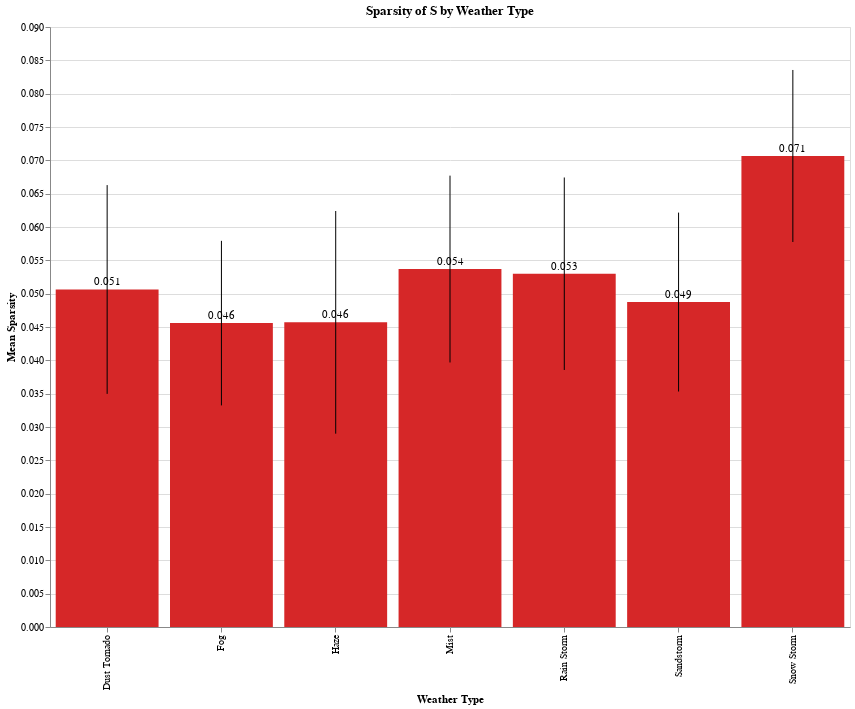

Source (notebook cell):
### Code cell
# Bar chart
chart_sparsity = (
    alt.Chart(df_stats)
    .mark_bar(color="#d62728")
    .encode(
        x=alt.X("weather_label:N", title="Weather Type"),
        y=alt.Y("mean_sparsity_S:Q", title="Mean Sparsity"),
        tooltip=["weather_label", "mean_sparsity_S", "std_sparsity_S"]
    )
)

# Error bars
error_sparsity = (
    alt.Chart(df_stats)
    .mark_errorbar()
    .encode(
        x=alt.X("weather_label:N", title="Weather Type"),
        y=alt.Y("mean_sparsity_S:Q", title="Mean Sparsity"),
        yError="std_sparsity_S:Q"
    )
)

# Labels above bars
sparsity_labels = (
    alt.Chart(df_stats)
    .mark_text(
        align='center',
        baseline='bottom',
        dy=-2  # Move text slightly above the bar
    )
    .encode(
        x=alt.X("weather_label:N", title="Weather Type"),
        y=alt.Y("mean_sparsity_S:Q", title="Mean Sparsity"),
        text=alt.Text("mean_sparsity_S:Q", format=".3f")
    )
)

(chart_sparsity + error_sparsity + sparsity_labels).properties(
    width=800,
    height=600,
    title="Sparsity of S by Weather Type"
)

### Figure 1 — Vega-Lite specification as saved in the notebook (floating-point values rounded to 4 significant figures)
{"config": {"view": {"continuousWidth": 300, "continuousHeight": 300}}, "layer": [{"mark": {"type": "bar", "color": "#d62728"}, "encoding": {"tooltip": [{"field": "weather_label", "type": "nominal"}, {"field": "mean_sparsity_S", "type": "quantitative"}, {"field": "std_sparsity_S", "type": "quantitative"}], "x": {"field": "weather_label", "title": "Weather Type", "type": "nominal"}, "y": {"field": "mean_sparsity_S", "title": "Mean Sparsity", "type": "quantitative"}}}, {"mark": {"type": "errorbar"}, "encoding": {"x": {"field": "weather_label", "title": "Weather Type", "type": "nominal"}, "y": {"field": "mean_sparsity_S", "title": "Mean Sparsity", "type": "quantitative"}, "yError": {"field": "std_sparsity_S"}}}, {"mark": {"type": "text", "align": "center", "baseline": "bottom", "dy": -2}, "encoding": {"text": {"field": "mean_sparsity_S", "format": ".3f", "type": "quantitative"}, "x": {"field": "weather_label", "title": "Weather Type", "type": "nominal"}, "y": {"field": "mean_sparsity_S", "title": "Mean Sparsity", "type": "quantitative"}}}], "data": {"name": "data-618dbbf69a3876cf9074729314e76939"}, "height": 600, "title": "Sparsity of S by Weather Type", "width": 800, "$schema": "https://vega.github.io/schema/vega-lite/v5.20.1.json", "datasets": {"data-618dbbf69a3876cf9074729314e76939": [{"weather": "dusttornado", "mean_rank_L": 10.83, "std_rank_L": 4.947, "mean_energy_S": 0.0008549, "std_energy_S": 0.0001184, "mean_sparsity_S": 0.05063, "std_sparsity_S": 0.01566, "mean_error": 4.998e-05, "std_error": 1.877e-05, "weather_label": "Dust Tornado"}, {"weather": "foggy", "mean_rank_L": 9.096, "std_rank_L": 5.357, "mean_energy_S": 0.0008381, "std_energy_S": 9.903e-05, "mean_sparsity_S": 0.04558, "std_sparsity_S": 0.01234, "mean_error": 5.064e-05, "std_error": 1.788e-05, "weather_label": "Fog"}, {"weather": "haze", "mean_rank_L": 10.89, "std_rank_L": 7.342, "mean_energy_S": 0.000915, "std_energy_S": 0.0002042, "mean_sparsity_S": 0.0457, "std_sparsity_S": 0.0167, "mean_error": 4.987e-05, "std_error": 1.83e-05, "weather_label": "Haze"}, {"weather": "mist", "mean_rank_L": 11.13, "std_rank_L": 7.47, "mean_energy_S": 0.0008316, "std_energy_S": 0.0001019, "mean_sparsity_S": 0.05369, "std_sparsity_S": 0.01401, "mean_error": 5.244e-05, "std_error": 2.22e-05, "weather_label": "Mist"}, {"weather": "rain_storm", "mean_rank_L": 21.29, "std_rank_L": 11.57, "mean_energy_S": 0.000932, "std_energy_S": 0.0001371, "mean_sparsity_S": 0.05299, "std_sparsity_S": 0.01444, "mean_error": 3.026e-05, "std_error": 1.817e-05, "weather_label": "Rain Storm"}, {"weather": "sand_storm", "mean_rank_L": 11.29, "std_rank_L": 6.424, "mean_energy_S": 0.0008283, "std_energy_S": 9.33e-05, "mean_sparsity_S": 0.04874, "std_sparsity_S": 0.01342, "mean_error": 4.805e-05, "std_error": 1.81e-05, "weather_label": "Sandstorm"}, {"weather": "snow_storm", "mean_rank_L": 26.99, "std_rank_L": 11.27, "mean_energy_S": 0.0008502, "std_energy_S": 6.496e-05, "mean_sparsity_S": 0.07065, "std_sparsity_S": 0.0129, "mean_error": 1.963e-05, "std_error": 1.347e-05, "weather_label": "Snow Storm"}]}}
